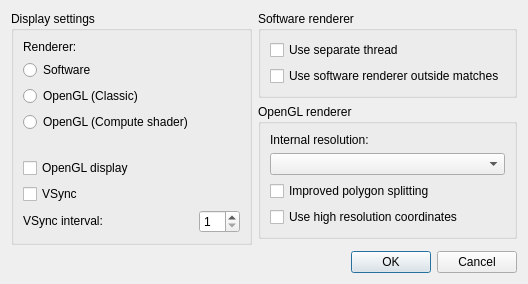
<?xml version="1.0" encoding="UTF-8"?>
<ui version="4.0">
 <class>VideoSettingsDialog</class>
 <widget class="QDialog" name="VideoSettingsDialog">
  <property name="geometry">
   <rect>
    <x>0</x>
    <y>0</y>
    <width>514</width>
    <height>316</height>
   </rect>
  </property>
  <property name="sizePolicy">
   <sizepolicy hsizetype="Preferred" vsizetype="Preferred">
    <horstretch>0</horstretch>
    <verstretch>0</verstretch>
   </sizepolicy>
  </property>
  <property name="windowTitle">
   <string>Video settings - melonDS</string>
  </property>
  <layout class="QGridLayout" name="gridLayout">
   <property name="sizeConstraint">
    <enum>QLayout::SizeConstraint::SetFixedSize</enum>
   </property>
   <property name="horizontalSpacing">
    <number>6</number>
   </property>
   <item row="1" column="1">
    <widget class="QGroupBox" name="groupBox_3">
     <property name="title">
      <string>OpenGL renderer</string>
     </property>
     <layout class="QGridLayout" name="gridLayout_4">
      <item row="0" column="0">
       <widget class="QLabel" name="label_3">
        <property name="text">
         <string>Internal resolution:</string>
        </property>
       </widget>
      </item>
      <item row="2" column="0">
       <widget class="QCheckBox" name="cbBetterPolygons">
        <property name="whatsThis">
         <string>&lt;html&gt;&lt;head/&gt;&lt;body&gt;&lt;p&gt;Enabling this may help reduce distortion on quads and more complex polygons, but may also reduce performance.&lt;/p&gt;&lt;/body&gt;&lt;/html&gt;</string>
        </property>
        <property name="text">
         <string>Improved polygon splitting</string>
        </property>
       </widget>
      </item>
      <item row="1" column="0">
       <widget class="QComboBox" name="cbxGLResolution">
        <property name="whatsThis">
         <string>&lt;html&gt;&lt;head/&gt;&lt;body&gt;&lt;p&gt;The resolution at which the 3D graphics will be rendered. Higher resolutions improve graphics quality when the main window is enlarged, but may also cause glitches.&lt;/p&gt;&lt;/body&gt;&lt;/html&gt;</string>
        </property>
       </widget>
      </item>
      <item row="3" column="0">
       <widget class="QCheckBox" name="cbxComputeHiResCoords">
        <property name="text">
         <string>Use high resolution coordinates</string>
        </property>
       </widget>
      </item>
     </layout>
    </widget>
   </item>
   <item row="0" column="1">
    <widget class="QGroupBox" name="groupBox_2">
     <property name="title">
      <string>Software renderer</string>
     </property>
     <layout class="QGridLayout" name="gridLayout_3">
      <item row="0" column="0">
       <widget class="QCheckBox" name="cbSoftwareThreaded">
        <property name="whatsThis">
         <string>&lt;html&gt;&lt;head/&gt;&lt;body&gt;&lt;p&gt;Run the software renderer on a separate thread. Yields better performance on multi-core CPUs.&lt;/p&gt;&lt;/body&gt;&lt;/html&gt;</string>
        </property>
        <property name="text">
         <string>Use separate thread</string>
        </property>
       </widget>
      </item>
      <item row="1" column="0">
       <widget class="QCheckBox" name="cbForceSoftwareOutsideMatch">
        <property name="whatsThis">
         <string>&lt;html&gt;&lt;head/&gt;&lt;body&gt;&lt;p&gt;Use the software renderer outside a Metroid Prime Hunters match. Vulkan always uses this behavior without changing this saved setting.&lt;/p&gt;&lt;/body&gt;&lt;/html&gt;</string>
        </property>
        <property name="text">
         <string>Use software renderer outside matches</string>
        </property>
       </widget>
      </item>
     </layout>
    </widget>
   </item>
   <item row="4" column="0" colspan="2">
    <widget class="QDialogButtonBox" name="buttonBox">
     <property name="orientation">
      <enum>Qt::Orientation::Horizontal</enum>
     </property>
     <property name="standardButtons">
      <set>QDialogButtonBox::StandardButton::Cancel|QDialogButtonBox::StandardButton::Ok</set>
     </property>
    </widget>
   </item>
   <item row="0" column="0" rowspan="3" alignment="Qt::AlignmentFlag::AlignTop">
    <widget class="QGroupBox" name="groupBox">
     <property name="title">
      <string>Display settings</string>
     </property>
     <layout class="QGridLayout" name="gridLayout_2">
      <item row="7" column="1">
       <widget class="QSpinBox" name="sbVSyncInterval">
        <property name="whatsThis">
         <string>&lt;html&gt;&lt;head/&gt;&lt;body&gt;&lt;p&gt;The interval at which to synchronize to the monitor's refresh rate. Set to 1 for a 60Hz monitor, 2 for 120Hz, ...&lt;/p&gt;&lt;/body&gt;&lt;/html&gt;</string>
        </property>
        <property name="minimum">
         <number>1</number>
        </property>
        <property name="maximum">
         <number>20</number>
        </property>
       </widget>
      </item>
      <item row="5" column="0" colspan="2">
       <widget class="QCheckBox" name="cbGLDisplay">
        <property name="whatsThis">
         <string>&lt;html&gt;&lt;head/&gt;&lt;body&gt;&lt;p&gt;Use OpenGL to draw the DS screens to the main window. May result in better frame pacing. Mandatory when using the OpenGL 3D renderer.&lt;/p&gt;&lt;/body&gt;&lt;/html&gt;</string>
        </property>
        <property name="text">
         <string>OpenGL display</string>
        </property>
       </widget>
      </item>
      <item row="4" column="0" colspan="2">
       <spacer name="verticalSpacer">
        <property name="orientation">
         <enum>Qt::Orientation::Vertical</enum>
        </property>
        <property name="sizeType">
         <enum>QSizePolicy::Policy::Fixed</enum>
        </property>
        <property name="sizeHint" stdset="0">
         <size>
          <width>20</width>
          <height>20</height>
         </size>
        </property>
       </spacer>
      </item>
      <item row="6" column="0" colspan="2">
       <widget class="QCheckBox" name="cbVSync">
        <property name="whatsThis">
         <string>&lt;html&gt;&lt;head/&gt;&lt;body&gt;&lt;p&gt;When using OpenGL, synchronize the video output to your monitor's refresh rate.&lt;/p&gt;&lt;/body&gt;&lt;/html&gt;</string>
        </property>
        <property name="text">
         <string>VSync</string>
        </property>
       </widget>
      </item>
      <item row="7" column="0">
       <widget class="QLabel" name="label_2">
        <property name="sizePolicy">
         <sizepolicy hsizetype="Fixed" vsizetype="Fixed">
          <horstretch>0</horstretch>
          <verstretch>0</verstretch>
         </sizepolicy>
        </property>
        <property name="whatsThis">
         <string>&lt;html&gt;&lt;head/&gt;&lt;body&gt;&lt;p&gt;The interval at which to synchronize to the monitor's refresh rate. Set to 1 for a 60Hz monitor, 2 for 120Hz, ...&lt;/p&gt;&lt;/body&gt;&lt;/html&gt;</string>
        </property>
        <property name="text">
         <string>VSync interval:</string>
        </property>
       </widget>
      </item>
      <item row="2" column="0" colspan="2">
       <widget class="QRadioButton" name="rb3DOpenGL">
        <property name="whatsThis">
         <string>&lt;html&gt;&lt;head/&gt;&lt;body&gt;&lt;p&gt;The OpenGL renderer may be faster than software and supports graphical enhancements, but is more prone to glitches.&lt;/p&gt;&lt;/body&gt;&lt;/html&gt;</string>
        </property>
        <property name="text">
         <string>OpenGL (Classic)</string>
        </property>
       </widget>
      </item>
      <item row="1" column="0" colspan="2">
       <widget class="QRadioButton" name="rb3DSoftware">
        <property name="whatsThis">
         <string>&lt;html&gt;&lt;head/&gt;&lt;body&gt;&lt;p&gt;The software renderer is more accurate and less prone to rendering glitches, but requires more CPU power.&lt;/p&gt;&lt;/body&gt;&lt;/html&gt;</string>
        </property>
        <property name="text">
         <string>Software</string>
        </property>
       </widget>
      </item>
      <item row="0" column="0" colspan="2">
       <widget class="QLabel" name="label">
        <property name="text">
         <string>Renderer:</string>
        </property>
       </widget>
      </item>
      <item row="3" column="0">
       <widget class="QRadioButton" name="rb3DCompute">
        <property name="text">
         <string>OpenGL (Compute shader)</string>
        </property>
       </widget>
      </item>
     </layout>
    </widget>
   </item>
  </layout>
 </widget>
 <tabstops>
  <tabstop>rb3DSoftware</tabstop>
  <tabstop>rb3DOpenGL</tabstop>
  <tabstop>cbGLDisplay</tabstop>
  <tabstop>cbVSync</tabstop>
  <tabstop>sbVSyncInterval</tabstop>
  <tabstop>cbSoftwareThreaded</tabstop>
  <tabstop>cbForceSoftwareOutsideMatch</tabstop>
  <tabstop>cbxGLResolution</tabstop>
  <tabstop>cbBetterPolygons</tabstop>
 </tabstops>
 <resources/>
 <connections>
  <connection>
   <sender>buttonBox</sender>
   <signal>accepted()</signal>
   <receiver>VideoSettingsDialog</receiver>
   <slot>accept()</slot>
   <hints>
    <hint type="sourcelabel">
     <x>248</x>
     <y>254</y>
    </hint>
    <hint type="destinationlabel">
     <x>157</x>
     <y>274</y>
    </hint>
   </hints>
  </connection>
  <connection>
   <sender>buttonBox</sender>
   <signal>rejected()</signal>
   <receiver>VideoSettingsDialog</receiver>
   <slot>reject()</slot>
   <hints>
    <hint type="sourcelabel">
     <x>316</x>
     <y>260</y>
    </hint>
    <hint type="destinationlabel">
     <x>286</x>
     <y>274</y>
    </hint>
   </hints>
  </connection>
 </connections>
</ui>
